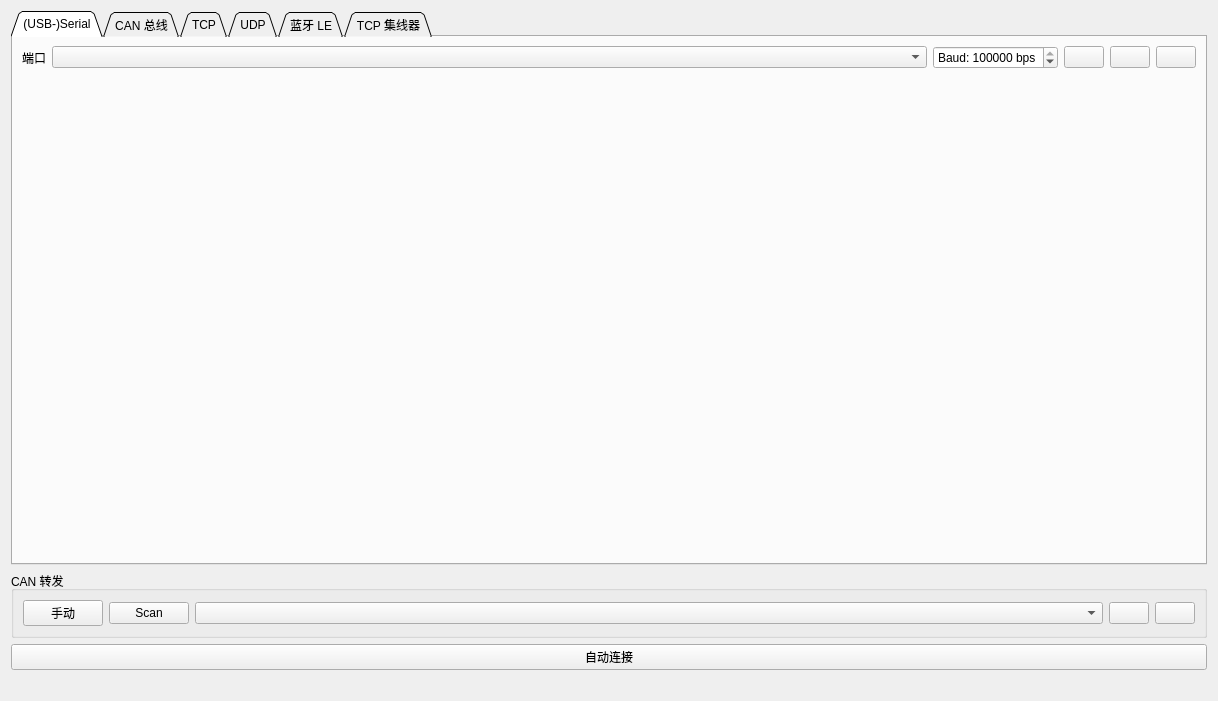
<?xml version="1.0" encoding="UTF-8"?>
<ui version="4.0">
 <class>PageConnection</class>
 <widget class="QWidget" name="PageConnection">
  <property name="geometry">
   <rect>
    <x>0</x>
    <y>0</y>
    <width>1218</width>
    <height>701</height>
   </rect>
  </property>
  <property name="windowTitle">
   <string>Form</string>
  </property>
  <layout class="QVBoxLayout" name="verticalLayout">
   <item>
    <widget class="QTabWidget" name="tabWidget">
     <property name="tabPosition">
      <enum>QTabWidget::North</enum>
     </property>
     <property name="tabShape">
      <enum>QTabWidget::Triangular</enum>
     </property>
     <property name="currentIndex">
      <number>0</number>
     </property>
     <widget class="QWidget" name="tab">
      <attribute name="title">
       <string>(USB-)Serial</string>
      </attribute>
      <layout class="QVBoxLayout" name="verticalLayout_2">
       <item>
        <layout class="QHBoxLayout" name="horizontalLayout">
         <item>
          <widget class="QLabel" name="label_2">
           <property name="text">
            <string>端口</string>
           </property>
          </widget>
         </item>
         <item>
          <widget class="QComboBox" name="serialPortBox">
           <property name="sizePolicy">
            <sizepolicy hsizetype="MinimumExpanding" vsizetype="Fixed">
             <horstretch>0</horstretch>
             <verstretch>0</verstretch>
            </sizepolicy>
           </property>
           <property name="toolTip">
            <string>串口</string>
           </property>
          </widget>
         </item>
         <item>
          <widget class="QSpinBox" name="serialBaudBox">
           <property name="toolTip">
            <string>波特率</string>
           </property>
           <property name="suffix">
            <string> bps</string>
           </property>
           <property name="prefix">
            <string>Baud: </string>
           </property>
           <property name="maximum">
            <number>3000000</number>
           </property>
           <property name="value">
            <number>115200</number>
           </property>
          </widget>
         </item>
         <item>
          <widget class="QPushButton" name="serialRefreshButton">
           <property name="sizePolicy">
            <sizepolicy hsizetype="Fixed" vsizetype="Fixed">
             <horstretch>0</horstretch>
             <verstretch>0</verstretch>
            </sizepolicy>
           </property>
           <property name="toolTip">
            <string>刷新串口列表</string>
           </property>
           <property name="text">
            <string/>
           </property>
           <property name="icon">
            <iconset resource="../res.qrc">
             <normaloff>:/res/icons/Refresh-96.png</normaloff>:/res/icons/Refresh-96.png</iconset>
           </property>
          </widget>
         </item>
         <item>
          <widget class="QPushButton" name="serialDisconnectButton">
           <property name="sizePolicy">
            <sizepolicy hsizetype="Fixed" vsizetype="Fixed">
             <horstretch>0</horstretch>
             <verstretch>0</verstretch>
            </sizepolicy>
           </property>
           <property name="toolTip">
            <string>Disconnect</string>
           </property>
           <property name="text">
            <string/>
           </property>
           <property name="icon">
            <iconset resource="../res.qrc">
             <normaloff>:/res/icons/Disconnected-96.png</normaloff>:/res/icons/Disconnected-96.png</iconset>
           </property>
          </widget>
         </item>
         <item>
          <widget class="QPushButton" name="serialConnectButton">
           <property name="sizePolicy">
            <sizepolicy hsizetype="Fixed" vsizetype="Fixed">
             <horstretch>0</horstretch>
             <verstretch>0</verstretch>
            </sizepolicy>
           </property>
           <property name="toolTip">
            <string>Connect</string>
           </property>
           <property name="text">
            <string/>
           </property>
           <property name="icon">
            <iconset resource="../res.qrc">
             <normaloff>:/res/icons/Connected-96.png</normaloff>:/res/icons/Connected-96.png</iconset>
           </property>
          </widget>
         </item>
        </layout>
       </item>
       <item>
        <spacer name="verticalSpacer">
         <property name="orientation">
          <enum>Qt::Vertical</enum>
         </property>
         <property name="sizeHint" stdset="0">
          <size>
           <width>0</width>
           <height>0</height>
          </size>
         </property>
        </spacer>
       </item>
      </layout>
     </widget>
     <widget class="QWidget" name="tab_4">
      <attribute name="title">
       <string>CAN 总线</string>
      </attribute>
      <layout class="QVBoxLayout" name="verticalLayout_7">
       <item>
        <layout class="QHBoxLayout" name="horizontalLayout_7">
         <item>
          <widget class="QLabel" name="label_6">
           <property name="text">
            <string>接口</string>
           </property>
          </widget>
         </item>
         <item>
          <widget class="QComboBox" name="CANbusInterfaceBox">
           <property name="toolTip">
            <string>CAN bus interfaces detected</string>
           </property>
           <property name="editable">
            <bool>false</bool>
           </property>
           <property name="currentText">
            <string/>
           </property>
          </widget>
         </item>
         <item>
          <widget class="QLabel" name="label_5">
           <property name="text">
            <string>VESC ID</string>
           </property>
          </widget>
         </item>
         <item>
          <widget class="QComboBox" name="CANbusTargetIdBox">
           <property name="sizePolicy">
            <sizepolicy hsizetype="MinimumExpanding" vsizetype="Fixed">
             <horstretch>0</horstretch>
             <verstretch>0</verstretch>
            </sizepolicy>
           </property>
           <property name="toolTip">
            <string>Discovered VESC nodes in the bus</string>
           </property>
          </widget>
         </item>
         <item>
          <widget class="QSpinBox" name="CANbusBitrateBox">
           <property name="enabled">
            <bool>false</bool>
           </property>
           <property name="focusPolicy">
            <enum>Qt::WheelFocus</enum>
           </property>
           <property name="toolTip">
            <string>This configuration is not supported by the socketcan backend. However it is possible to set the rate when configuring the CAN network interface using the ip link command.</string>
           </property>
           <property name="suffix">
            <string> kbit/s</string>
           </property>
           <property name="prefix">
            <string>Bit rate: </string>
           </property>
           <property name="maximum">
            <number>1000</number>
           </property>
           <property name="value">
            <number>500</number>
           </property>
          </widget>
         </item>
         <item>
          <widget class="QPushButton" name="CANbusScanButton">
           <property name="sizePolicy">
            <sizepolicy hsizetype="Fixed" vsizetype="Fixed">
             <horstretch>0</horstretch>
             <verstretch>0</verstretch>
            </sizepolicy>
           </property>
           <property name="toolTip">
            <string>Discover VESC nodes in the CAN bus</string>
           </property>
           <property name="text">
            <string>扫描</string>
           </property>
           <property name="icon">
            <iconset resource="../res.qrc">
             <normaloff>:/res/icons/Refresh-96.png</normaloff>:/res/icons/Refresh-96.png</iconset>
           </property>
          </widget>
         </item>
         <item>
          <widget class="QPushButton" name="CANbusDisconnectButton">
           <property name="sizePolicy">
            <sizepolicy hsizetype="Fixed" vsizetype="Fixed">
             <horstretch>0</horstretch>
             <verstretch>0</verstretch>
            </sizepolicy>
           </property>
           <property name="toolTip">
            <string>Disconnect</string>
           </property>
           <property name="text">
            <string/>
           </property>
           <property name="icon">
            <iconset resource="../res.qrc">
             <normaloff>:/res/icons/Disconnected-96.png</normaloff>:/res/icons/Disconnected-96.png</iconset>
           </property>
          </widget>
         </item>
         <item>
          <widget class="QPushButton" name="CANbusConnectButton">
           <property name="enabled">
            <bool>true</bool>
           </property>
           <property name="sizePolicy">
            <sizepolicy hsizetype="Fixed" vsizetype="Fixed">
             <horstretch>0</horstretch>
             <verstretch>0</verstretch>
            </sizepolicy>
           </property>
           <property name="toolTip">
            <string>Connect to a VESC node</string>
           </property>
           <property name="text">
            <string/>
           </property>
           <property name="icon">
            <iconset resource="../res.qrc">
             <normaloff>:/res/icons/Connected-96.png</normaloff>:/res/icons/Connected-96.png</iconset>
           </property>
          </widget>
         </item>
        </layout>
       </item>
       <item>
        <spacer name="verticalSpacer_4">
         <property name="orientation">
          <enum>Qt::Vertical</enum>
         </property>
         <property name="sizeHint" stdset="0">
          <size>
           <width>0</width>
           <height>0</height>
          </size>
         </property>
        </spacer>
       </item>
      </layout>
     </widget>
     <widget class="QWidget" name="tab_2">
      <attribute name="title">
       <string>TCP</string>
      </attribute>
      <layout class="QVBoxLayout" name="verticalLayout_3">
       <item>
        <widget class="QGroupBox" name="groupBox_3">
         <property name="title">
          <string>TCP 客户端</string>
         </property>
         <layout class="QGridLayout" name="gridLayout">
          <property name="leftMargin">
           <number>6</number>
          </property>
          <property name="topMargin">
           <number>6</number>
          </property>
          <property name="rightMargin">
           <number>6</number>
          </property>
          <property name="bottomMargin">
           <number>6</number>
          </property>
          <property name="horizontalSpacing">
           <number>6</number>
          </property>
          <property name="verticalSpacing">
           <number>2</number>
          </property>
          <item row="0" column="3">
           <widget class="QPushButton" name="tcpDisconnectButton">
            <property name="sizePolicy">
             <sizepolicy hsizetype="Fixed" vsizetype="Fixed">
              <horstretch>0</horstretch>
              <verstretch>0</verstretch>
             </sizepolicy>
            </property>
            <property name="toolTip">
             <string>Disconnect</string>
            </property>
            <property name="text">
             <string/>
            </property>
            <property name="icon">
             <iconset resource="../res.qrc">
              <normaloff>:/res/icons/Disconnected-96.png</normaloff>:/res/icons/Disconnected-96.png</iconset>
            </property>
           </widget>
          </item>
          <item row="0" column="1">
           <widget class="QLineEdit" name="tcpServerEdit">
            <property name="text">
             <string>127.0.0.1</string>
            </property>
           </widget>
          </item>
          <item row="1" column="1" colspan="2">
           <widget class="QComboBox" name="tcpDetectBox"/>
          </item>
          <item row="1" column="3">
           <widget class="QPushButton" name="tcpDetectDisconnectButton">
            <property name="sizePolicy">
             <sizepolicy hsizetype="Fixed" vsizetype="Fixed">
              <horstretch>0</horstretch>
              <verstretch>0</verstretch>
             </sizepolicy>
            </property>
            <property name="text">
             <string/>
            </property>
            <property name="icon">
             <iconset resource="../res.qrc">
              <normaloff>:/res/icons/Disconnected-96.png</normaloff>:/res/icons/Disconnected-96.png</iconset>
            </property>
           </widget>
          </item>
          <item row="0" column="0">
           <widget class="QLabel" name="label">
            <property name="text">
             <string>地址</string>
            </property>
           </widget>
          </item>
          <item row="0" column="4">
           <widget class="QPushButton" name="tcpConnectButton">
            <property name="sizePolicy">
             <sizepolicy hsizetype="Fixed" vsizetype="Fixed">
              <horstretch>0</horstretch>
              <verstretch>0</verstretch>
             </sizepolicy>
            </property>
            <property name="toolTip">
             <string>Connect</string>
            </property>
            <property name="text">
             <string/>
            </property>
            <property name="icon">
             <iconset resource="../res.qrc">
              <normaloff>:/res/icons/Connected-96.png</normaloff>:/res/icons/Connected-96.png</iconset>
            </property>
           </widget>
          </item>
          <item row="1" column="0">
           <widget class="QLabel" name="label_8">
            <property name="text">
             <string>检测到的设备</string>
            </property>
           </widget>
          </item>
          <item row="0" column="2">
           <widget class="QSpinBox" name="tcpPortBox">
            <property name="prefix">
             <string>Port: </string>
            </property>
            <property name="maximum">
             <number>65535</number>
            </property>
            <property name="value">
             <number>65102</number>
            </property>
           </widget>
          </item>
          <item row="1" column="4">
           <widget class="QPushButton" name="tcpDetectConnectButton">
            <property name="sizePolicy">
             <sizepolicy hsizetype="Fixed" vsizetype="Fixed">
              <horstretch>0</horstretch>
              <verstretch>0</verstretch>
             </sizepolicy>
            </property>
            <property name="text">
             <string/>
            </property>
            <property name="icon">
             <iconset resource="../res.qrc">
              <normaloff>:/res/icons/Connected-96.png</normaloff>:/res/icons/Connected-96.png</iconset>
            </property>
           </widget>
          </item>
         </layout>
        </widget>
       </item>
       <item>
        <widget class="QGroupBox" name="tcpServerBox">
         <property name="title">
          <string>TCP 服务器</string>
         </property>
         <property name="checkable">
          <bool>false</bool>
         </property>
         <property name="checked">
          <bool>false</bool>
         </property>
         <layout class="QVBoxLayout" name="verticalLayout_8">
          <item>
           <layout class="QHBoxLayout" name="horizontalLayout_9">
            <item>
             <widget class="QCheckBox" name="tcpServerEnableBox">
              <property name="text">
               <string>启用 TCP 服务器</string>
              </property>
             </widget>
            </item>
            <item>
             <widget class="QSpinBox" name="tcpServerPortBox">
              <property name="sizePolicy">
               <sizepolicy hsizetype="MinimumExpanding" vsizetype="Fixed">
                <horstretch>0</horstretch>
                <verstretch>0</verstretch>
               </sizepolicy>
              </property>
              <property name="prefix">
               <string>TCP Port: </string>
              </property>
              <property name="maximum">
               <number>65535</number>
              </property>
              <property name="value">
               <number>65102</number>
              </property>
             </widget>
            </item>
           </layout>
          </item>
          <item>
           <layout class="QHBoxLayout" name="horizontalLayout_8">
            <item>
             <widget class="QPlainTextEdit" name="tcpServerAddressesEdit">
              <property name="readOnly">
               <bool>true</bool>
              </property>
             </widget>
            </item>
            <item>
             <widget class="QPlainTextEdit" name="tcpServerClientsEdit">
              <property name="readOnly">
               <bool>true</bool>
              </property>
             </widget>
            </item>
           </layout>
          </item>
         </layout>
        </widget>
       </item>
      </layout>
     </widget>
     <widget class="QWidget" name="tab_5">
      <attribute name="title">
       <string>UDP</string>
      </attribute>
      <layout class="QVBoxLayout" name="verticalLayout_10">
       <item>
        <widget class="QGroupBox" name="groupBox_4">
         <property name="title">
          <string>UDP 客户端</string>
         </property>
         <layout class="QHBoxLayout" name="horizontalLayout_10">
          <item>
           <widget class="QLabel" name="label_7">
            <property name="text">
             <string>地址</string>
            </property>
           </widget>
          </item>
          <item>
           <widget class="QLineEdit" name="udpServerEdit">
            <property name="text">
             <string>127.0.0.1</string>
            </property>
           </widget>
          </item>
          <item>
           <widget class="QSpinBox" name="udpPortBox">
            <property name="prefix">
             <string>Port: </string>
            </property>
            <property name="maximum">
             <number>65535</number>
            </property>
            <property name="value">
             <number>65102</number>
            </property>
           </widget>
          </item>
          <item>
           <widget class="QPushButton" name="udpDisconnectButton">
            <property name="sizePolicy">
             <sizepolicy hsizetype="Fixed" vsizetype="Fixed">
              <horstretch>0</horstretch>
              <verstretch>0</verstretch>
             </sizepolicy>
            </property>
            <property name="toolTip">
             <string>Disconnect</string>
            </property>
            <property name="text">
             <string/>
            </property>
            <property name="icon">
             <iconset resource="../res.qrc">
              <normaloff>:/res/icons/Disconnected-96.png</normaloff>:/res/icons/Disconnected-96.png</iconset>
            </property>
           </widget>
          </item>
          <item>
           <widget class="QPushButton" name="udpConnectButton">
            <property name="sizePolicy">
             <sizepolicy hsizetype="Fixed" vsizetype="Fixed">
              <horstretch>0</horstretch>
              <verstretch>0</verstretch>
             </sizepolicy>
            </property>
            <property name="toolTip">
             <string>Connect</string>
            </property>
            <property name="text">
             <string/>
            </property>
            <property name="icon">
             <iconset resource="../res.qrc">
              <normaloff>:/res/icons/Connected-96.png</normaloff>:/res/icons/Connected-96.png</iconset>
            </property>
           </widget>
          </item>
         </layout>
        </widget>
       </item>
       <item>
        <widget class="QGroupBox" name="tcpServerBox_2">
         <property name="title">
          <string>UDP 服务器</string>
         </property>
         <property name="checkable">
          <bool>false</bool>
         </property>
         <property name="checked">
          <bool>false</bool>
         </property>
         <layout class="QVBoxLayout" name="verticalLayout_9">
          <item>
           <layout class="QHBoxLayout" name="horizontalLayout_11">
            <item>
             <widget class="QCheckBox" name="udpServerEnableBox">
              <property name="text">
               <string>启用 UDP 服务器</string>
              </property>
             </widget>
            </item>
            <item>
             <widget class="QSpinBox" name="udpServerPortBox">
              <property name="sizePolicy">
               <sizepolicy hsizetype="MinimumExpanding" vsizetype="Fixed">
                <horstretch>0</horstretch>
                <verstretch>0</verstretch>
               </sizepolicy>
              </property>
              <property name="prefix">
               <string>UDP Port: </string>
              </property>
              <property name="maximum">
               <number>65535</number>
              </property>
              <property name="value">
               <number>65102</number>
              </property>
             </widget>
            </item>
           </layout>
          </item>
          <item>
           <layout class="QHBoxLayout" name="horizontalLayout_12">
            <item>
             <widget class="QPlainTextEdit" name="udpServerAddressesEdit">
              <property name="readOnly">
               <bool>true</bool>
              </property>
             </widget>
            </item>
            <item>
             <widget class="QPlainTextEdit" name="udpServerClientsEdit">
              <property name="readOnly">
               <bool>true</bool>
              </property>
             </widget>
            </item>
           </layout>
          </item>
         </layout>
        </widget>
       </item>
      </layout>
     </widget>
     <widget class="QWidget" name="tab_3">
      <attribute name="title">
       <string>蓝牙 LE</string>
      </attribute>
      <layout class="QVBoxLayout" name="verticalLayout_4">
       <item>
        <layout class="QHBoxLayout" name="horizontalLayout_4">
         <item>
          <widget class="QLabel" name="label_3">
           <property name="text">
            <string>BLE 设备</string>
           </property>
          </widget>
         </item>
         <item>
          <widget class="QComboBox" name="bleDevBox">
           <property name="sizePolicy">
            <sizepolicy hsizetype="MinimumExpanding" vsizetype="Fixed">
             <horstretch>0</horstretch>
             <verstretch>0</verstretch>
            </sizepolicy>
           </property>
          </widget>
         </item>
         <item>
          <widget class="QPushButton" name="bleScanButton">
           <property name="sizePolicy">
            <sizepolicy hsizetype="Fixed" vsizetype="Fixed">
             <horstretch>0</horstretch>
             <verstretch>0</verstretch>
            </sizepolicy>
           </property>
           <property name="toolTip">
            <string>刷新串口列表</string>
           </property>
           <property name="text">
            <string/>
           </property>
           <property name="icon">
            <iconset resource="../res.qrc">
             <normaloff>:/res/icons/Refresh-96.png</normaloff>:/res/icons/Refresh-96.png</iconset>
           </property>
          </widget>
         </item>
         <item>
          <widget class="QPushButton" name="bleDisconnectButton">
           <property name="sizePolicy">
            <sizepolicy hsizetype="Fixed" vsizetype="Fixed">
             <horstretch>0</horstretch>
             <verstretch>0</verstretch>
            </sizepolicy>
           </property>
           <property name="toolTip">
            <string>Disconnect</string>
           </property>
           <property name="text">
            <string/>
           </property>
           <property name="icon">
            <iconset resource="../res.qrc">
             <normaloff>:/res/icons/Disconnected-96.png</normaloff>:/res/icons/Disconnected-96.png</iconset>
           </property>
          </widget>
         </item>
         <item>
          <widget class="QPushButton" name="bleConnectButton">
           <property name="sizePolicy">
            <sizepolicy hsizetype="Fixed" vsizetype="Fixed">
             <horstretch>0</horstretch>
             <verstretch>0</verstretch>
            </sizepolicy>
           </property>
           <property name="toolTip">
            <string>Connect</string>
           </property>
           <property name="text">
            <string/>
           </property>
           <property name="icon">
            <iconset resource="../res.qrc">
             <normaloff>:/res/icons/Connected-96.png</normaloff>:/res/icons/Connected-96.png</iconset>
           </property>
          </widget>
         </item>
        </layout>
       </item>
       <item>
        <layout class="QHBoxLayout" name="horizontalLayout_5">
         <item>
          <widget class="QLabel" name="label_4">
           <property name="text">
            <string>设置设备名称</string>
           </property>
          </widget>
         </item>
         <item>
          <widget class="QLineEdit" name="bleNameEdit"/>
         </item>
         <item>
          <widget class="QPushButton" name="bleSetNameButton">
           <property name="text">
            <string>Set</string>
           </property>
           <property name="icon">
            <iconset resource="../res.qrc">
             <normaloff>:/res/icons/Ok-96.png</normaloff>:/res/icons/Ok-96.png</iconset>
           </property>
          </widget>
         </item>
        </layout>
       </item>
       <item>
        <widget class="QGroupBox" name="groupBox_2">
         <property name="sizePolicy">
          <sizepolicy hsizetype="Preferred" vsizetype="MinimumExpanding">
           <horstretch>0</horstretch>
           <verstretch>0</verstretch>
          </sizepolicy>
         </property>
         <property name="title">
                 <string>VESC 设备</string>
         </property>
         <layout class="QVBoxLayout" name="verticalLayout_6">
          <item>
           <layout class="QHBoxLayout" name="horizontalLayout_6">
            <item>
             <widget class="QListWidget" name="pairedListWidget"/>
            </item>
            <item>
             <layout class="QVBoxLayout" name="verticalLayout_5">
              <property name="spacing">
               <number>3</number>
              </property>
              <item>
               <widget class="QPushButton" name="pairConnectedButton">
                <property name="toolTip">
                 <string>Pair the connected VESC</string>
                </property>
                <property name="text">
                 <string>配对</string>
                </property>
                <property name="icon">
                 <iconset resource="../res.qrc">
                  <normaloff>:/res/icons/Circled Play-96.png</normaloff>:/res/icons/Circled Play-96.png</iconset>
                </property>
               </widget>
              </item>
              <item>
               <widget class="QPushButton" name="addConnectedButton">
                <property name="toolTip">
                 <string>Add the connected VESC without pairing it.</string>
                </property>
                <property name="text">
                 <string>添加</string>
                </property>
                <property name="icon">
                 <iconset resource="../res.qrc">
                  <normaloff>:/res/icons/Plus Math-96.png</normaloff>:/res/icons/Plus Math-96.png</iconset>
                </property>
               </widget>
              </item>
              <item>
               <widget class="QPushButton" name="addUuidButton">
                <property name="toolTip">
                 <string>Manuallt add UUID to this instance of VESC Tool</string>
                </property>
                <property name="text">
                 <string>添加 UUID</string>
                </property>
                <property name="icon">
                 <iconset resource="../res.qrc">
                  <normaloff>:/res/icons/Plus Math-96.png</normaloff>:/res/icons/Plus Math-96.png</iconset>
                </property>
                <property name="flat">
                 <bool>false</bool>
                </property>
               </widget>
              </item>
              <item>
               <widget class="QPushButton" name="unpairButton">
                <property name="toolTip">
                 <string>Unpair this VESC, and make it possible to connect to it from any VESC Tool instance.</string>
                </property>
                <property name="text">
                 <string>取消配对</string>
                </property>
                <property name="icon">
                 <iconset resource="../res.qrc">
                  <normaloff>:/res/icons/Restart-96.png</normaloff>:/res/icons/Restart-96.png</iconset>
                </property>
               </widget>
              </item>
              <item>
               <widget class="QPushButton" name="deletePairedButton">
                <property name="toolTip">
                 <string/>
                </property>
                <property name="text">
                 <string>删除</string>
                </property>
                <property name="icon">
                 <iconset resource="../res.qrc">
                  <normaloff>:/res/icons/Delete-96.png</normaloff>:/res/icons/Delete-96.png</iconset>
                </property>
               </widget>
              </item>
              <item>
               <widget class="QPushButton" name="clearPairedButton">
                <property name="text">
                 <string>清除</string>
                </property>
                <property name="icon">
                 <iconset resource="../res.qrc">
                  <normaloff>:/res/icons/Delete-96.png</normaloff>:/res/icons/Delete-96.png</iconset>
                </property>
               </widget>
              </item>
              <item>
               <spacer name="verticalSpacer_3">
                <property name="orientation">
                 <enum>Qt::Vertical</enum>
                </property>
                <property name="sizeHint" stdset="0">
                 <size>
                  <width>0</width>
                  <height>0</height>
                 </size>
                </property>
               </spacer>
              </item>
             </layout>
            </item>
           </layout>
          </item>
         </layout>
        </widget>
       </item>
      </layout>
     </widget>
     <widget class="QWidget" name="tab_6">
      <attribute name="title">
       <string>TCP 集线器</string>
      </attribute>
      <layout class="QVBoxLayout" name="verticalLayout_11">
       <item>
        <widget class="QGroupBox" name="groupBox_5">
         <property name="title">
          <string>登录详情</string>
         </property>
         <layout class="QGridLayout" name="gridLayout_2">
          <property name="leftMargin">
           <number>6</number>
          </property>
          <property name="topMargin">
           <number>6</number>
          </property>
          <property name="rightMargin">
           <number>6</number>
          </property>
          <property name="bottomMargin">
           <number>6</number>
          </property>
          <property name="horizontalSpacing">
           <number>6</number>
          </property>
          <property name="verticalSpacing">
           <number>2</number>
          </property>
          <item row="1" column="3" colspan="3">
           <widget class="QRadioButton" name="hubClientButton">
            <property name="text">
             <string>客户端</string>
            </property>
            <property name="checked">
             <bool>true</bool>
            </property>
           </widget>
          </item>
          <item row="0" column="0">
           <widget class="QLabel" name="label_9">
            <property name="text">
             <string>地址</string>
            </property>
           </widget>
          </item>
          <item row="0" column="5">
           <widget class="QPushButton" name="tcpHubConnectButton">
            <property name="sizePolicy">
             <sizepolicy hsizetype="Fixed" vsizetype="Fixed">
              <horstretch>0</horstretch>
              <verstretch>0</verstretch>
             </sizepolicy>
            </property>
            <property name="toolTip">
             <string>Connect</string>
            </property>
            <property name="text">
             <string/>
            </property>
            <property name="icon">
             <iconset resource="../res.qrc">
              <normaloff>:/res/icons/Connected-96.png</normaloff>:/res/icons/Connected-96.png</iconset>
            </property>
           </widget>
          </item>
          <item row="2" column="3" colspan="3">
           <widget class="QRadioButton" name="hubServerButton">
            <property name="text">
             <string>服务器</string>
            </property>
           </widget>
          </item>
          <item row="0" column="4">
           <widget class="QPushButton" name="tcpHubDisconnectButton">
            <property name="sizePolicy">
             <sizepolicy hsizetype="Fixed" vsizetype="Fixed">
              <horstretch>0</horstretch>
              <verstretch>0</verstretch>
             </sizepolicy>
            </property>
            <property name="toolTip">
             <string>Disconnect</string>
            </property>
            <property name="text">
             <string/>
            </property>
            <property name="icon">
             <iconset resource="../res.qrc">
              <normaloff>:/res/icons/Disconnected-96.png</normaloff>:/res/icons/Disconnected-96.png</iconset>
            </property>
           </widget>
          </item>
          <item row="0" column="3">
           <widget class="QSpinBox" name="tcpHubPortBox">
            <property name="prefix">
             <string>Port: </string>
            </property>
            <property name="maximum">
             <number>65535</number>
            </property>
            <property name="value">
             <number>65101</number>
            </property>
           </widget>
          </item>
          <item row="0" column="1">
           <widget class="QLineEdit" name="tcpHubServerEdit">
            <property name="text">
             <string>127.0.0.1</string>
            </property>
           </widget>
          </item>
          <item row="2" column="0">
           <widget class="QLabel" name="label_11">
            <property name="text">
             <string>密码</string>
            </property>
           </widget>
          </item>
          <item row="1" column="0">
           <widget class="QLabel" name="label_10">
            <property name="text">
             <string>VESC ID</string>
            </property>
           </widget>
          </item>
          <item row="0" column="2">
           <widget class="QPushButton" name="hubDefaultButton">
            <property name="toolTip">
             <string>Restore default</string>
            </property>
            <property name="text">
             <string/>
            </property>
            <property name="icon">
             <iconset resource="../res.qrc">
              <normaloff>:/res/icons/Restart-96.png</normaloff>:/res/icons/Restart-96.png</iconset>
            </property>
           </widget>
          </item>
          <item row="1" column="1" colspan="2">
           <widget class="QLineEdit" name="tcpHubVescIdLineEdit"/>
          </item>
          <item row="2" column="1" colspan="2">
           <widget class="QLineEdit" name="tcpHubVescPasswordLineEdit"/>
          </item>
         </layout>
        </widget>
       </item>
       <item>
        <spacer name="verticalSpacer_2">
         <property name="orientation">
          <enum>Qt::Vertical</enum>
         </property>
         <property name="sizeHint" stdset="0">
          <size>
           <width>20</width>
           <height>40</height>
          </size>
         </property>
        </spacer>
       </item>
      </layout>
     </widget>
    </widget>
   </item>
   <item>
    <widget class="QGroupBox" name="groupBox">
     <property name="title">
      <string>CAN 转发</string>
     </property>
     <layout class="QHBoxLayout" name="horizontalLayout_2">
      <item>
       <widget class="QPushButton" name="canDefaultButton">
        <property name="sizePolicy">
         <sizepolicy hsizetype="Fixed" vsizetype="Fixed">
          <horstretch>0</horstretch>
          <verstretch>0</verstretch>
         </sizepolicy>
        </property>
        <property name="toolTip">
         <string>Populate box without scanning, in case there are problems with scanning or the firmware does not support it.</string>
        </property>
        <property name="text">
         <string>手动</string>
        </property>
        <property name="icon">
         <iconset resource="../res.qrc">
          <normaloff>:/res/icons/Bug-96.png</normaloff>:/res/icons/Bug-96.png</iconset>
        </property>
       </widget>
      </item>
      <item>
       <widget class="QPushButton" name="canRefreshButton">
        <property name="sizePolicy">
         <sizepolicy hsizetype="Fixed" vsizetype="Fixed">
          <horstretch>0</horstretch>
          <verstretch>0</verstretch>
         </sizepolicy>
        </property>
        <property name="toolTip">
         <string>扫描 CAN 设备</string>
        </property>
        <property name="text">
         <string>Scan</string>
        </property>
        <property name="icon">
         <iconset resource="../res.qrc">
          <normaloff>:/res/icons/Refresh-96.png</normaloff>:/res/icons/Refresh-96.png</iconset>
        </property>
       </widget>
      </item>
      <item>
       <widget class="QComboBox" name="canFwdBox"/>
      </item>
      <item>
       <widget class="QPushButton" name="helpButton">
        <property name="sizePolicy">
         <sizepolicy hsizetype="Fixed" vsizetype="Fixed">
          <horstretch>0</horstretch>
          <verstretch>0</verstretch>
         </sizepolicy>
        </property>
        <property name="toolTip">
         <string>Show help</string>
        </property>
        <property name="text">
         <string/>
        </property>
        <property name="icon">
         <iconset resource="../res.qrc">
          <normaloff>:/res/icons/Help-96.png</normaloff>:/res/icons/Help-96.png</iconset>
        </property>
       </widget>
      </item>
      <item>
       <widget class="QPushButton" name="canFwdButton">
        <property name="sizePolicy">
         <sizepolicy hsizetype="Fixed" vsizetype="Fixed">
          <horstretch>0</horstretch>
          <verstretch>0</verstretch>
         </sizepolicy>
        </property>
        <property name="toolTip">
         <string>Forward communication over CAN-bus</string>
        </property>
        <property name="text">
         <string/>
        </property>
        <property name="icon">
         <iconset resource="../res.qrc">
          <normaloff>:/res/icons/can_off.png</normaloff>
          <normalon>:/res/icons/can_on.png</normalon>:/res/icons/can_off.png</iconset>
        </property>
        <property name="checkable">
         <bool>true</bool>
        </property>
       </widget>
      </item>
     </layout>
    </widget>
   </item>
   <item>
    <widget class="QPushButton" name="autoConnectButton">
     <property name="toolTip">
      <string>Try to automatically connect using the USB connection</string>
     </property>
     <property name="text">
      <string>自动连接</string>
     </property>
     <property name="icon">
      <iconset resource="../res.qrc">
       <normaloff>:/res/icons/Wizard-96.png</normaloff>:/res/icons/Wizard-96.png</iconset>
     </property>
     <property name="iconSize">
      <size>
       <width>45</width>
       <height>45</height>
      </size>
     </property>
    </widget>
   </item>
   <item>
    <widget class="QLabel" name="statusLabel">
     <property name="text">
      <string/>
     </property>
     <property name="alignment">
      <set>Qt::AlignCenter</set>
     </property>
    </widget>
   </item>
  </layout>
 </widget>
 <resources>
  <include location="../res.qrc"/>
 </resources>
 <connections/>
</ui>
